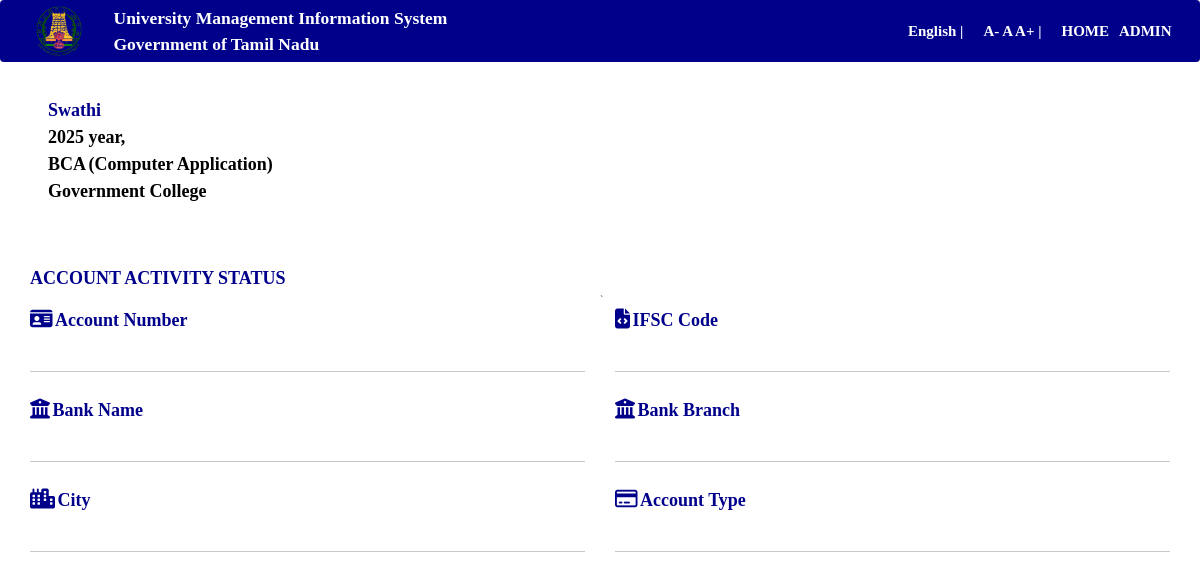
Page /bankinfo.php?uid=2 on the committed database.
### tables this page shows
CREATE TABLE IF NOT EXISTS `umis_info` (
  `uid` int(11) NOT NULL AUTO_INCREMENT,
  `sname` varchar(20) NOT NULL,
  `aname` varchar(20) NOT NULL,
  `password` varchar(20) NOT NULL,
  `aadhaar` varchar(20) NOT NULL,
  `emis` varchar(20) NOT NULL,
  `dob` varchar(10) NOT NULL,
  `gender` varchar(10) NOT NULL,
  `nationality` varchar(10) NOT NULL,
  `religion` varchar(10) NOT NULL,
  `community` varchar(10) NOT NULL,
  `caste` varchar(20) NOT NULL,
  `blood` varchar(10) NOT NULL,
  `graduate` varchar(10) NOT NULL,
  `quota` varchar(10) NOT NULL,
  `abled` varchar(10) NOT NULL,
  `mobile` varchar(15) NOT NULL,
  `email` varchar(30) NOT NULL,
  `pcountry` varchar(30) NOT NULL,
  `pstate` varchar(30) NOT NULL,
  `plocation` varchar(30) NOT NULL,
  `pdistrict` varchar(30) NOT NULL,
  `ptaluk` varchar(30) NOT NULL,
  `pvillage` varchar(50) NOT NULL,
  `pblock` varchar(30) NOT NULL,
  `ppanchayat` varchar(30) NOT NULL,
  `paddress` text NOT NULL,
  `ccountry` varchar(30) NOT NULL,
  `cstate` varchar(30) NOT NULL,
  `clocation` varchar(30) NOT NULL,
  `cdistrict` varchar(30) NOT NULL,
  `ctaluk` varchar(30) NOT NULL,
  `cvillage` varchar(50) NOT NULL,
  `cpanchayat` varchar(30) NOT NULL,
  `cward` varchar(10) NOT NULL,
  `caddress` text NOT NULL,
  `cjoin` varchar(10) NOT NULL,
  `cstream` varchar(20) NOT NULL,
  `cctype` varchar(20) NOT NULL,
  `ccourse` varchar(20) NOT NULL,
  `cbranch` varchar(30) NOT NULL,
  `cmedium` varchar(15) NOT NULL,
  `cmode` varchar(20) NOT NULL,
  `cadmission` varchar(20) NOT NULL,
  `cad_type` varchar(20) NOT NULL,
  `ccounselling` varchar(20) NOT NULL,
  `crollno` varchar(20) NOT NULL,
  `clateral` varchar(10) NOT NULL,
  `chosteller` varchar(10) NOT NULL,
  `cinstitute` varchar(50) NOT NULL,
  `cyear` varchar(10) NOT NULL,
  `pjoin` varchar(20) NOT NULL,
  `pstream` varchar(20) NOT NULL,
  `pctype` varchar(20) NOT NULL,
  `pcourse` varchar(20) NOT NULL,
  `pbranch` varchar(30) NOT NULL,
  `pmedium` varchar(20) NOT NULL,
  `pmode` varchar(20) NOT NULL,
  `padmission` varchar(20) NOT NULL,
  `pad_type` varchar(20) NOT NULL,
  `prollno` varchar(20) NOT NULL,
  `plateral` varchar(10) NOT NULL,
  `phosteller` varchar(10) NOT NULL,
  `pinstitute` varchar(30) NOT NULL,
  `pyear` varchar(10) NOT NULL,
  `fname` varchar(20) NOT NULL,
  `foccup` varchar(30) NOT NULL,
  `mname` varchar(20) NOT NULL,
  `moccup` varchar(30) NOT NULL,
  `guardian` varchar(20) NOT NULL,
  `orphan` varchar(10) NOT NULL,
  `income` varchar(20) NOT NULL,
  `phno` varchar(20) NOT NULL,
  `accno` varchar(30) NOT NULL,
  `ifsc` varchar(50) NOT NULL,
  `bname` varchar(20) NOT NULL,
  `bbranch` varchar(20) NOT NULL,
  `city` varchar(20) NOT NULL,
  `acctype` varchar(15) NOT NULL,
  `e_name` varchar(20) NOT NULL,
  `e_aname` varchar(20) NOT NULL,
  `e_gender` varchar(10) NOT NULL,
  `e_nationality` varchar(20) NOT NULL,
  `e_religion` varchar(20) NOT NULL,
  `e_community` varchar(20) NOT NULL,
  `e_communityno` varchar(20) NOT NULL,
  `e_caste` varchar(20) NOT NULL,
  `e_graduate` varchar(10) NOT NULL,
  `e_fname` varchar(20) NOT NULL,
  `e_mname` varchar(20) NOT NULL,
  `e_income` varchar(10) NOT NULL,
  `e_incomeno` varchar(20) NOT NULL,
  PRIMARY KEY (`uid`)
);

### bankinfo.php (the view, shortened to what this page needs)
<html>
	<?php
		include "head.php";
		include "config.php";
	?>
<body>
<div class="row">
	<div class="col-md-12">
		<?php include "nav.php";?>
</div>
</div>
<div class="col-md-12"><br>
		<?php
			$sql="select * from umis_info where uid='{$_GET["uid"]}'";
			$res=$con->query($sql);
			if($res->num_rows>0)
			{
				$rec=$res->fetch_assoc();
			}
		?>
		<form method="post" action="<?php echo $_SERVER["REQUEST_URI"];?>">
		<div class="form-group col-md-12 ">
			<font size="4px" color="darkblue" face="Cambria" >&ensp;&ensp;<b><?php echo "{$rec["sname"]}";?></b></font><br>
			<font size="4px" color="black" face="Cambria" >&ensp;&ensp;<b><?php echo "{$rec["cyear"]}";?> year,</b></font><br>
			<font size="4px" color="black" face="Cambria" >&ensp;&ensp;<b><?php echo "{$rec["ccourse"]}";?></b></font>
			<font size="4px" color="black" face="Cambria" ><b><?php echo "({$rec["cbranch"]})";?></b></font><br>
			<font size="4px" color="black" face="Cambria" >&ensp;&ensp;<b><?php echo "{$rec["cinstitute"]}";?></b></font>
		</div>
		<div class="col-md-12"><br><br><br>
			<font size="4px" color="darkblue" face="Cambria"><b>ACCOUNT ACTIVITY STATUS</b></font>
		</div>
		`<div class="form-group col-md-6 "><br>
			<span class="fa fa-id-card" style="color:darkblue; font-size:20px;"></span>
			<font size="4px" color="darkblue" face="Cambria"><b>Account Number</b></font><br>
			<font size="4px" color="black" face="Cambria" >&ensp;&ensp;<?php echo "{$rec["accno"]}";?></font><hr>
		</div>
		<div class="form-group col-md-6">
			<span class="fa fa-file-code" style="color:darkblue; font-size:20px;"></span>
			<font size="4px" color="darkblue" face="Cambria"><b>IFSC Code</b></font><br>
			<font size="4px" color="black" face="Cambria" >&ensp;&ensp;<?php echo "{$rec["ifsc"]}";?></font><hr>
		</div>
		<div class="form-group col-md-6">
			<span class="fa fa-bank" style="color:darkblue; font-size:20px;"></span>
			<font size="4px" color="darkblue" face="Cambria"><b>Bank Name</b></font><br>
			<font size="4px" color="black" face="Cambria" >&ensp;&ensp;<?php echo "{$rec["bname"]}";?></font><hr>
		</div>
		<div class="form-group col-md-6">
			<span class="fa fa-bank" style="color:darkblue; font-size:20px;"></span>
			<font size="4px" color="darkblue" face="Cambria"><b>Bank Branch</b></font><br>
			<font size="4px" color="black" face="Cambria" >&ensp;&ensp;<?php echo "{$rec["bbranch"]}";?></font><hr>
		</div>
		<div class="form-group col-md-6">
			<span class="fa fa-city" style="color:darkblue; font-size:20px;"></span>
			<font size="4px" color="darkblue" face="Cambria"><b>City</b></font><br>
			<font size="4px" color="black" face="Cambria" >&ensp;&ensp;<?php echo "{$rec["city"]}";?></font><hr>
		</div>
		<div class="form-group col-md-6">
			<span class="fa fa-credit-card" style="color:darkblue; font-size:20px;"></span>
			<font size="4px" color="darkblue" face="Cambria"><b>Account Type</b></font><br>
			<font size="4px" color="black" face="Cambria" >&ensp;&ensp;<?php echo "{$rec["acctype"]}";?></font><hr>
		</div>
	</form>
</div>
</body>
</html>

### head.php (style rules this page uses)
html, body { max-width: 100%; overflow-x: hidden; font-family:Calibri; }

### rows in the picture
umis_info: sname "Swathi", cyear "2025", ccourse "BCA", cbranch "Computer Application", cinstitute "Government College"
